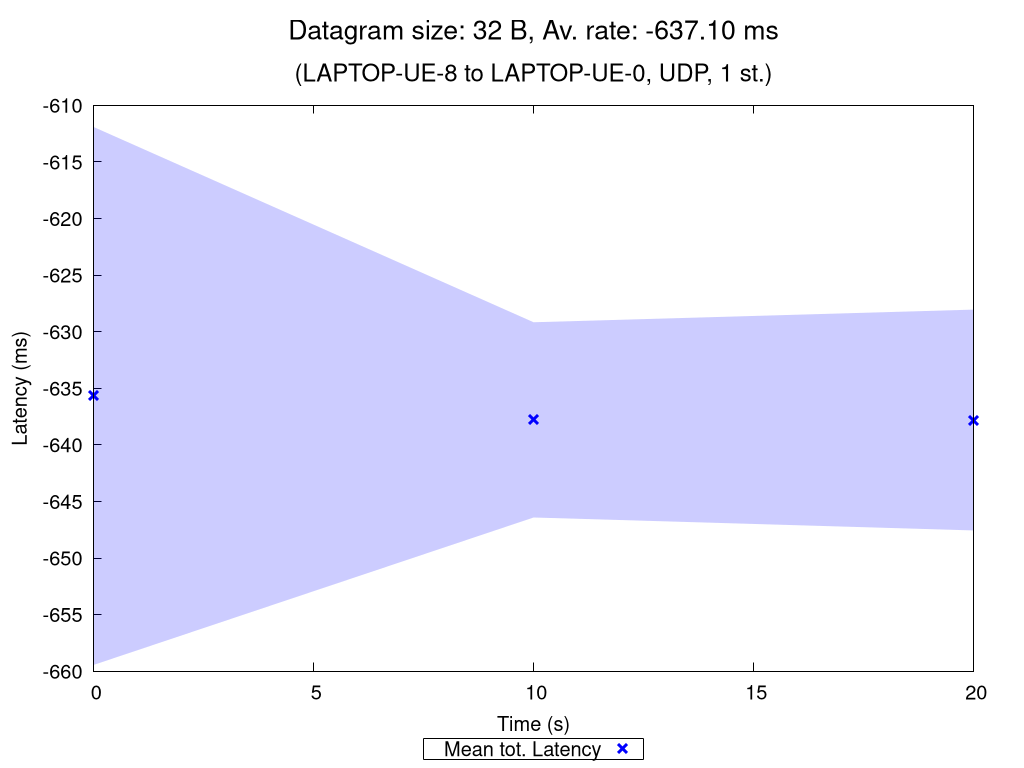

Write the gnuplot code that produced this figure.
set terminal pngcairo nocrop enhanced size 1024,768 font "Verdana,15"
set output "UDP_1_st_2020_11_02_12-35-31_two2one_00032B.png"

set title "{/=20 Datagram size: 32 B, Av. rate: -637.10 ms}\n\n{/=18 (LAPTOP-UE-8 to LAPTOP-UE-0, UDP, 1 st.)}"

set xlabel "Time (s)"
set ylabel "Latency (ms)"
set ytics nomirror
set key bmargin center horizontal box samplen 1 width -1
set bmargin 4.6
set rmargin 4.5

rf = 1.0  # rate factor
set style fill transparent solid 0.2 noborder
set autoscale xfix
plot "UDP_1_st_2020_11_02_12-35-31_two2one_00032B_iperf_processed.dat" using 1:($2/rf-$3/rf):($2/rf+$3/rf) with filledcurves lc rgb "blue" notitle, \
     "" using 1:($2/rf) with points pt 2 ps 1.5 lw 3 lc rgb "blue" title "Mean tot. Latency", \
